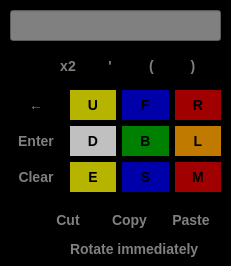
<?xml version="1.0" encoding="UTF-8"?>
<ui version="4.0">
 <class>Window</class>
 <widget class="QWidget" name="Window">
  <property name="enabled">
   <bool>true</bool>
  </property>
  <property name="geometry">
   <rect>
    <x>0</x>
    <y>0</y>
    <width>231</width>
    <height>266</height>
   </rect>
  </property>
  <property name="windowTitle">
   <string>Cube</string>
  </property>
  <property name="styleSheet">
   <string notr="true">QWidget{
  background-color: black;
}

QPushButton{
  background-color: silver;
  font-size: 14px;
  font-weight: bold;
  border: none;
  text-align: center;
}

QPushButton:hover {
  background-color: white;
}

QPushButton:pressed {
  background-color: silver;
}</string>
  </property>
  <widget class="QWidget" name="gridLayoutWidget">
   <property name="geometry">
    <rect>
     <x>70</x>
     <y>90</y>
     <width>151</width>
     <height>104</height>
    </rect>
   </property>
   <layout class="QGridLayout" name="gridLayout_2">
    <item row="0" column="0">
     <widget class="QPushButton" name="U">
      <property name="mouseTracking">
       <bool>false</bool>
      </property>
      <property name="styleSheet">
       <string notr="true">QPushButton{
  background-color: rgb(183, 180, 0);
  width: 45px;
  height: 30px;
}

QPushButton:hover {
  background-color: gray;
}

QPushButton:pressed {
  background-color: yellow;
}</string>
      </property>
      <property name="text">
       <string>U</string>
      </property>
     </widget>
    </item>
    <item row="1" column="1">
     <widget class="QPushButton" name="B">
      <property name="styleSheet">
       <string notr="true">QPushButton{
  background-color: green;
  width: 45px;
  height: 30px;
}

QPushButton:hover {
  background-color: silver;
}

QPushButton:pressed {
  background-color: rgb(0, 160, 0);
}</string>
      </property>
      <property name="text">
       <string>B</string>
      </property>
     </widget>
    </item>
    <item row="1" column="0">
     <widget class="QPushButton" name="D">
      <property name="styleSheet">
       <string notr="true">QPushButton{
  background-color: silver;
  width: 45px;
  height: 30px;
}

QPushButton:hover {
  background-color: gray;

}

QPushButton:pressed {
  background-color: white;
}</string>
      </property>
      <property name="text">
       <string>D</string>
      </property>
     </widget>
    </item>
    <item row="2" column="1">
     <widget class="QPushButton" name="S">
      <property name="styleSheet">
       <string notr="true">QPushButton{
  background-color: rgb(0, 0, 170);
  width: 45px;
  height: 30px;
}

QPushButton:hover {
  background-color: gray;
}

QPushButton:pressed {
  background-color: blue;
}</string>
      </property>
      <property name="text">
       <string>S</string>
      </property>
     </widget>
    </item>
    <item row="0" column="1">
     <widget class="QPushButton" name="F">
      <property name="styleSheet">
       <string notr="true">QPushButton{
  background-color: rgb(0, 0, 170);
  width: 45px;
  height: 30px;
}

QPushButton:hover {
  background-color: gray;
}

QPushButton:pressed {
  background-color: blue;
}</string>
      </property>
      <property name="text">
       <string>F</string>
      </property>
     </widget>
    </item>
    <item row="2" column="0">
     <widget class="QPushButton" name="E">
      <property name="styleSheet">
       <string notr="true">QPushButton{
  background-color: rgb(183, 180, 0);
  width: 45px;
  height: 30px;
}

QPushButton:hover {
  background-color: gray;
}

QPushButton:pressed {
  background-color: yellow;
}</string>
      </property>
      <property name="text">
       <string>E</string>
      </property>
     </widget>
    </item>
    <item row="0" column="2">
     <widget class="QPushButton" name="R">
      <property name="enabled">
       <bool>true</bool>
      </property>
      <property name="styleSheet">
       <string notr="true">QPushButton{
  background-color: rgb(160, 0, 0);
  width: 45px;
  height: 30px;
}

QPushButton:hover {
  background-color: silver;
}

QPushButton:pressed {
  background-color: red;
}</string>
      </property>
      <property name="text">
       <string>R</string>
      </property>
     </widget>
    </item>
    <item row="1" column="2">
     <widget class="QPushButton" name="L">
      <property name="styleSheet">
       <string notr="true">QPushButton{
  background-color: rgb(193, 122, 0);
  width: 45px;
  height: 30px;
}

QPushButton:hover {
  background-color: silver;
}

QPushButton:pressed {
  background-color: orange;
}</string>
      </property>
      <property name="text">
       <string>L</string>
      </property>
     </widget>
    </item>
    <item row="2" column="2">
     <widget class="QPushButton" name="M">
      <property name="styleSheet">
       <string notr="true">QPushButton{
  background-color: rgb(160, 0, 0);
  width: 45px;
  height: 30px;
}

QPushButton:hover {
  background-color: silver;
}

QPushButton:pressed {
  background-color: red;
}</string>
      </property>
      <property name="text">
       <string>M</string>
      </property>
     </widget>
    </item>
   </layout>
  </widget>
  <widget class="QWidget" name="verticalLayoutWidget">
   <property name="geometry">
    <rect>
     <x>10</x>
     <y>90</y>
     <width>52</width>
     <height>104</height>
    </rect>
   </property>
   <layout class="QVBoxLayout" name="verticalLayout">
    <item>
     <widget class="QPushButton" name="Backspace">
      <property name="styleSheet">
       <string notr="true">QPushButton{
  background-color: black;
  color: gray;
  width: 50px;
  height: 30px;
}

QPushButton:hover {
  background-color: silver;
}

QPushButton:pressed {
  background-color: white;
}</string>
      </property>
      <property name="text">
       <string>←</string>
      </property>
      <property name="checkable">
       <bool>false</bool>
      </property>
     </widget>
    </item>
    <item>
     <widget class="QPushButton" name="Enter">
      <property name="styleSheet">
       <string notr="true">QPushButton{
  background-color: black;
  color: gray;
  width: 50px;
  height: 30px;
}

QPushButton:hover {
  background-color: silver;
}

QPushButton:pressed {
  background-color: white;
}</string>
      </property>
      <property name="text">
       <string>Enter</string>
      </property>
     </widget>
    </item>
    <item>
     <widget class="QPushButton" name="Clear_all">
      <property name="styleSheet">
       <string notr="true">QPushButton{
  background-color: black;
  color: gray;
  width: 50px;
  height: 30px;
}

QPushButton:hover {
  background-color: silver;
}

QPushButton:pressed {
  background-color: white;
}</string>
      </property>
      <property name="text">
       <string>Clear</string>
      </property>
     </widget>
    </item>
   </layout>
  </widget>
  <widget class="QWidget" name="horizontalLayoutWidget">
   <property name="geometry">
    <rect>
     <x>50</x>
     <y>50</y>
     <width>161</width>
     <height>32</height>
    </rect>
   </property>
   <layout class="QHBoxLayout" name="horizontalLayout">
    <item>
     <widget class="QPushButton" name="x2">
      <property name="styleSheet">
       <string notr="true">QPushButton{
  background-color: black;
  color: gray;
  width: 35px;
  height: 30px;
}

QPushButton:hover {
  background-color: silver;
}

QPushButton:pressed {
  background-color: white;
}</string>
      </property>
      <property name="text">
       <string>x2</string>
      </property>
     </widget>
    </item>
    <item>
     <widget class="QPushButton" name="Apostrophe">
      <property name="styleSheet">
       <string notr="true">QPushButton{
  background-color: black;
  color: gray;
  width: 35px;
  height: 30px;
}

QPushButton:hover {
  background-color: silver;
}

QPushButton:pressed {
  background-color: white;
}</string>
      </property>
      <property name="text">
       <string>'</string>
      </property>
     </widget>
    </item>
    <item>
     <widget class="QPushButton" name="bra">
      <property name="styleSheet">
       <string notr="true">QPushButton{
  background-color: black;
  color: gray;
  width: 35px;
  height: 30px;
}

QPushButton:hover {
  background-color: silver;
}

QPushButton:pressed {
  background-color: white;
}</string>
      </property>
      <property name="text">
       <string>(</string>
      </property>
     </widget>
    </item>
    <item>
     <widget class="QPushButton" name="ket">
      <property name="styleSheet">
       <string notr="true">QPushButton{
  background-color: black;
  color: gray;
  width: 35px;
  height: 30px;
}

QPushButton:hover {
  background-color: silver;
}

QPushButton:pressed {
  background-color: white;
}</string>
      </property>
      <property name="text">
       <string>)</string>
      </property>
     </widget>
    </item>
   </layout>
  </widget>
  <widget class="QWidget" name="horizontalLayoutWidget_2">
   <property name="geometry">
    <rect>
     <x>40</x>
     <y>200</y>
     <width>179</width>
     <height>41</height>
    </rect>
   </property>
   <layout class="QHBoxLayout" name="horizontalLayout_2">
    <item>
     <widget class="QPushButton" name="Cut">
      <property name="styleSheet">
       <string notr="true">QPushButton{
  background-color: black;
  color: gray;
  width: 55px;
  height: 30px;
}

QPushButton:hover {
  background-color: silver;
}

QPushButton:pressed {
  background-color: white;
}</string>
      </property>
      <property name="text">
       <string>Cut</string>
      </property>
     </widget>
    </item>
    <item>
     <widget class="QPushButton" name="Copy">
      <property name="styleSheet">
       <string notr="true">QPushButton{
  background-color: black;
  color: gray;
  width: 55px;
  height: 30px;
}

QPushButton:hover {
  background-color: silver;
}

QPushButton:pressed {
  background-color: white;
}</string>
      </property>
      <property name="text">
       <string>Copy</string>
      </property>
     </widget>
    </item>
    <item>
     <widget class="QPushButton" name="Paste">
      <property name="styleSheet">
       <string notr="true">QPushButton{
  background-color: black;
  color: gray;
  width: 55px;
  height: 30px;
}

QPushButton:hover {
  background-color: silver;
}

QPushButton:pressed {
  background-color: white;
}</string>
      </property>
      <property name="text">
       <string>Paste</string>
      </property>
     </widget>
    </item>
   </layout>
  </widget>
  <widget class="QLineEdit" name="lineEdit">
   <property name="geometry">
    <rect>
     <x>10</x>
     <y>10</y>
     <width>211</width>
     <height>31</height>
    </rect>
   </property>
   <property name="styleSheet">
    <string notr="true">QLineEdit{
  background-color: gray;
}</string>
   </property>
  </widget>
  <widget class="QRadioButton" name="Rotate_immediately">
   <property name="geometry">
    <rect>
     <x>50</x>
     <y>240</y>
     <width>161</width>
     <height>17</height>
    </rect>
   </property>
   <property name="styleSheet">
    <string notr="true">QRadioButton{
  color: gray;
  font-size: 14px;
  font-weight: bold;
  border: none;
  text-align: center;
}</string>
   </property>
   <property name="text">
    <string>Rotate immediately</string>
   </property>
  </widget>
 </widget>
 <resources/>
 <connections/>
</ui>
